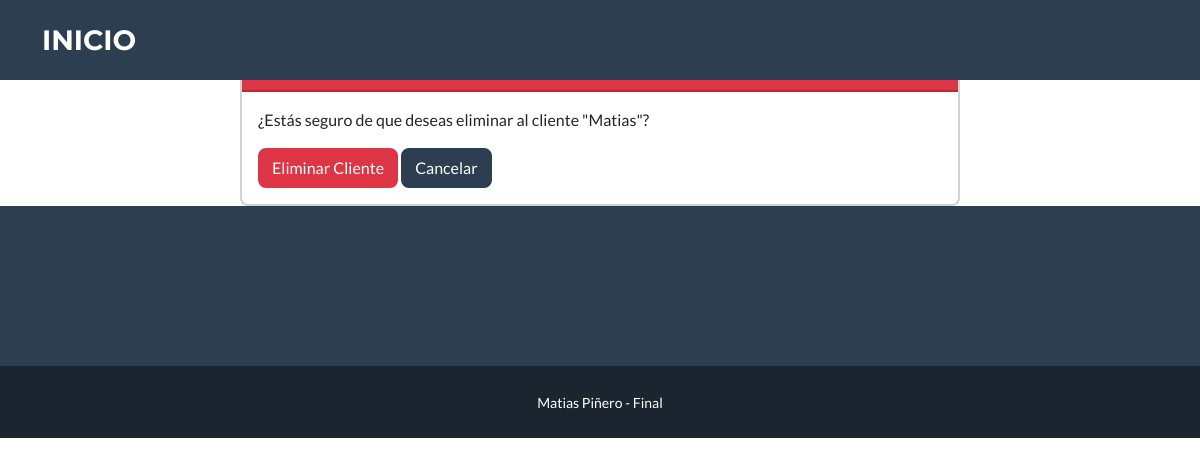
The page /AppCoder/eliminar_cliente/1/ on the database as committed earlier.
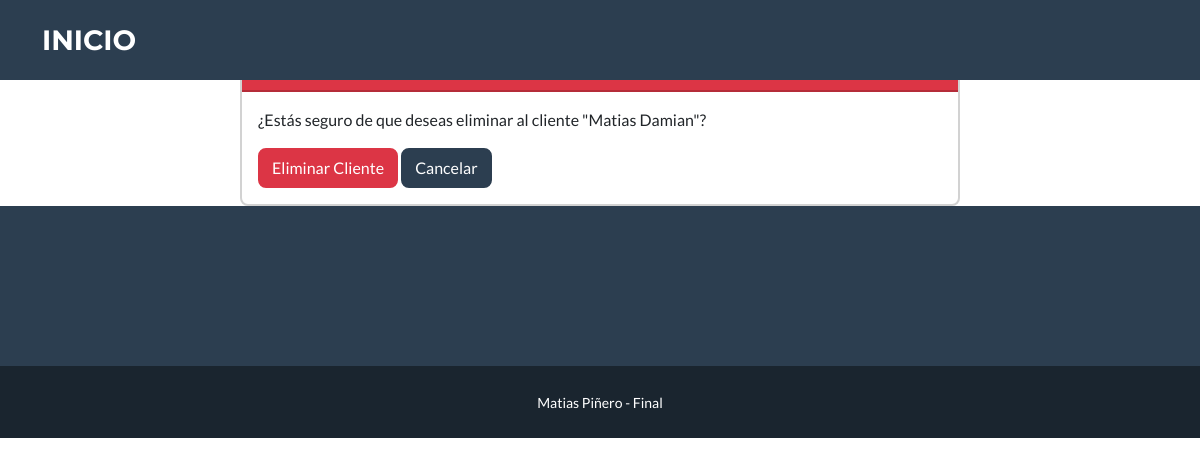
The same page on the database as committed later.
### AppCoder/models.py (models this page shows)
class Cliente(models.Model):
    nombre=models.CharField(max_length=30)
    apellido=models.CharField(max_length=30)
    cel=models.CharField(max_length=12)
    email=models.EmailField()

### AppCoder/views.py (the view)
# urls.py: path('eliminar_cliente/<int:cliente_id>/', eliminar_cliente, name='eliminar_cliente'),
def eliminar_cliente(request, cliente_id):
    cliente = get_object_or_404(Cliente, id=cliente_id)
    if request.method == 'POST':
        cliente.delete()
        return redirect('Cliente')  # Redirige a la página de clientes después de eliminar
    return render(request, 'AppCoder/eliminar_cliente.html', {'cliente': cliente})

### AppCoder/templates/AppCoder/eliminar_cliente.html (shortened to what this page needs)
{% extends 'AppCoder/base.html' %}
{% block content %}
<div class="container mt-5">
    <div class="row justify-content-center">
        <div class="col-md-8">
            <div class="card">
                <div class="card-header bg-danger text-white">
                </div>
                <div class="card-body">
                    <p>¿Estás seguro de que deseas eliminar al cliente "{{ cliente.nombre }}"?</p>
                    <form method="POST" action="{% url 'eliminar_cliente' cliente.id %}">
                        <button type="submit" class="btn btn-danger">Eliminar Cliente</button>
                        <a href="{% url 'lista_clientes' %}" class="btn btn-secondary">Cancelar</a>
                    </form>
                </div>
            </div>
        </div>
    </div>
</div>
{% endblock %}

Rows that differ between the two databases and show on the page:
changed Cliente: nombre "Matias" → "Matias Damian"
